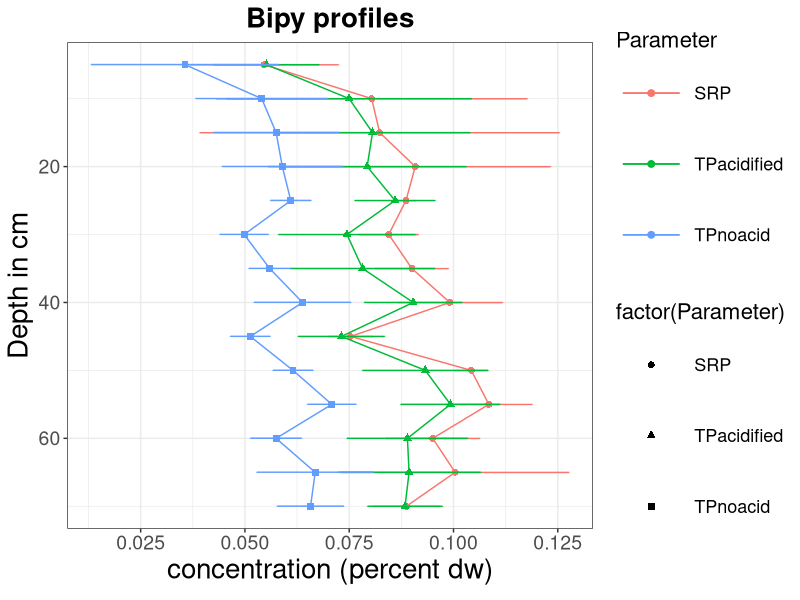

The R script that drew this image: (Note: this script raises an error after producing the figure.)
#  ---- load packages ----
library(readxl)
library(tidyverse)
library(ggplot2)



getwd()

#   ---- Import data ---- 
concdata<-read_xlsx("20220800SequentalExtractions.xlsx")
wtdata<-read_xlsx("20220816_AR_Dryweight.xlsx")

#   ---- Make corrections ----

## filter the values of the blanks
blanks <- filter(concdata, is.na(Depth)) %>% 
  group_by(Fraction, Parameter, Measurement) %>%
  summarise(blank = mean(Conc), .groups = "drop") 

## Define porosity values for all measurements
porosity <- data.frame(
  porosity = rep(c(pull(
    wtdata %>% group_by(Sample) %>% summarise(porosity = mean(Porosity)), porosity),0),each = 2,times = 24)
  )

## Compute percentage dryweight from volume of solution and porosity
conc <- concdata %>% bind_cols(porosity) %>% left_join(blanks, by = c("Fraction","Parameter","Measurement")) %>% 
  mutate(volume = case_when(
    Fraction == "H2O" ~ 0.05,
    Fraction == "Bipy" | Fraction == "BD" ~ 0.1,
    Fraction == "NaOH" ~ 0.075,
    T ~ 0 )) %>%  
  mutate(cont = ((Conc-blank)*volume*0.1)/(Weight*(1-porosity)))

#   ---- Analyze Bipy measurements ----

## Filter and group bipy data and avarage
bipy <- filter(conc, Fraction == "Bipy" ) %>%  
  filter( Parameter == "TP" | Parameter == "SRP" ) %>% 
  remove_missing() %>% 
  mutate(Parameter = case_when(
    Parameter == "TP" & Measurement <= 4 ~ "TPnoacid",
    Parameter == "TP" & Measurement > 4 ~ "TPacidified",
    T ~ "SRP"
    )) %>% 
  group_by(Parameter,  Depth) %>% 
  summarise(stdev = sd(cont), cont = mean(cont) ) 


## Plot the bipy profiles
ggplot( bipy, 
         mapping = aes(
           y = cont,
           x = Depth ,
           color = Parameter,
           shape = factor(Parameter))
) +
  geom_point(size = 2) + 
  geom_line() +
  geom_errorbar(aes(ymin=cont-stdev, ymax=cont+stdev), width=.2,
                position=position_dodge(0.05))+
  xlab("Depth (cm)") +
  scale_x_reverse() +
  coord_flip() +
  labs(  y = expression(paste("concentration (percent dw)")), 
         x = "Depth in cm",
         title = "Bipy profiles" ) +
  theme_bw() +
  theme(axis.title=element_text(size=20),
                   plot.title = element_text(size=20, face="bold", hjust = 0.5) ,#hjust is position (left/right/ middle =0.5)
                   axis.text=element_text(size=14,angle = 0, hjust = 0.5),
                   legend.title = element_text(size = 16),
                   legend.text = element_text(size = 13),
                   legend.key.size = unit(1.8, "cm"))

#   ---- Plot the sequential extractions ----

## Define the P fractions
allfrac <- conc %>% filter(Parameter == "TP" | Parameter == "SRP") %>% 
  mutate(Fraction = case_when(
    Fraction == "Bipy" && Parameter == "TP" && Measurement <= 4 ~ NA_character_,
    Fraction == "Bipy" ~ "BipyTP",
    T ~ paste(Fraction, Parameter)
                              )) %>%  
  remove_missing() %>% 
  group_by(Fraction,  Depth) %>% 
  summarise(stdev = sd(cont), cont = mean(cont) ) %>% ungroup()

## only the TP fractions
tpfrac <- allfrac %>% filter(str_detect(Fraction, "TP"))

## The SRP and the TP stacked
mutfrac <- bind_cols(
  rename(
    filter( allfrac, Fraction == "NaOH TP" | Fraction == "H2O TP" ), TP = cont),
  select( rename(
    filter(
            allfrac, Fraction == "NaOH SRP" | Fraction == "H2O SRP" ), SRP = cont), SRP)
  ) %>%  
  mutate(cont = TP-SRP) %>% 
  select(Fraction,Depth,cont, stdev) %>% 
  bind_rows(filter(allfrac, Fraction != "NaOH TP" & Fraction != "H2O TP")) 

## Lables and colours
legend_labels <- c( 
                    "H2O TP; loosly adsorbed Fe",
                    "Bipyridine; ",
                    "BD; ",
                    "NaOH; TP" )
                      
colors <- list(c("chartreuse", "darkolivegreen3","orange","coral4", "darkorange2","darkgoldenrod1","goldenrod"),
               c("orange","coral4", "darkorange2","darkgoldenrod1","goldenrod"),
               c( "palegreen2", "olivedrab1"),
               c("orange","coral4", "darkorange2","darkgoldenrod1","goldenrod"))

## plot the sequential extractions
ggplot( transform( mutfrac, 
                   Fraction = factor(Fraction, 
                                       levels = c("H2O SRP","H2O TP","BipyTP","BD TP","NaOH SRP","NaOH TP")
                                       )), 
       aes( 
           x=Depth),
       scale_x_discrete(position = 'top')) +
  geom_col(data = transform(tpfrac, 
                             Fraction = factor(Fraction, 
                                               levels = c("H2O TP","BipyTP","BD TP","NaOH TP")
                             )),
    mapping = aes( y = cont, fill = Fraction ),
    stat = "identity", position = position_stack(reverse=TRUE))+
  scale_fill_manual(values = colors[[2]], labels = legend_labels, name = "Extractant") +
  geom_col(
    aes(y = cont, color = Fraction),
    stat = "identity", position = position_stack(reverse=TRUE), fill = "transparent")+
  scale_color_manual(values = colors[[1]], labels = NULL, name = "Extractant") +
 # geom_point(aes(),stat = "identity", position = position_stack(reverse=TRUE),color="black")+
 #  geom_line( aes(),stat = "identity", position = position_stack(reverse=TRUE),color="black")+
  coord_flip()+
  scale_x_reverse() + 
  labs(y = expression(paste("Extracted P (% gDW"^-1,")" )),
       x = "Depth (cm)"
  ) +
  theme_bw()+
  theme(
    axis.title=element_text(size=20),plot.title = element_text(hjust = 0.5),
    axis.text=element_text(size=16,angle = 0, hjust = 0.5),
    legend.title = element_text( size = 20),
    legend.text = element_text(size = 15),
    legend.key.size = unit(1.3, "cm")) 

# ---- Fe/P ratio ----

# ---- PW profiles ----



